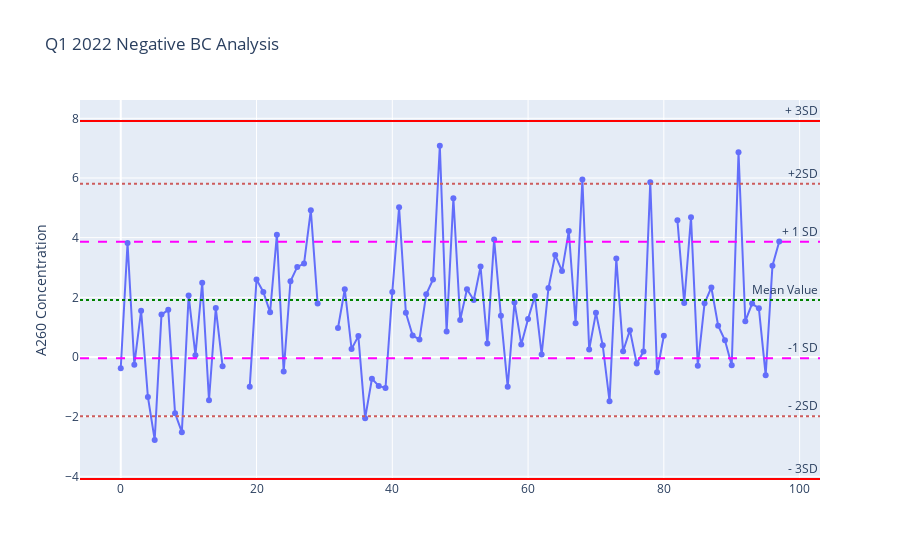

The code cell stored with this chart in its notebook:
### Markdown cell above
## Q1 2022 Analysis

### Code cell
import plotly.graph_objects as go

print(df_stat.iloc[1:2])
fig = go.Figure(data=go.Scatter(y=df['A260 Concentration (ng/ul)'],
           mode='lines+markers',
        ))

fig.add_hline(y=cl_q1_22, line_color = 'green', line_dash="dot",
              annotation_text="Mean Value", 
              annotation_position="top right")
fig.add_hline(y=q1_22_3sd_pos, line_color = 'red',
              annotation_text=" + 3SD", 
              annotation_position="top right")


fig.add_hline(y=q1_22_2sd_pos, line_color = 'indianred',line_dash='dot',
              annotation_text=" +2SD", 
              annotation_position="top right")

fig.add_hline(y=q1_22_sd_pos, line_color = 'magenta',line_dash="dash",
              annotation_text="+ 1 SD", 
              annotation_position="top right")

fig.add_hline(y=q1_22_sd_neg, line_color = 'magenta',line_dash="dash",
              annotation_text="-1 SD", 
              annotation_position="top right")


fig.add_hline(y=q1_22_2sd_neg, line_color = 'indianred',line_dash='dot',
              annotation_text=" - 2SD", 
              annotation_position="top right")

fig.add_hline(y=q1_22_3sd_neg, line_color = 'red',
              annotation_text="- 3SD", 
              annotation_position="top right")

fig.update_layout(title= 'Q1 2022 Negative BC Analysis',
                  yaxis_title="A260 Concentration")

fig.show()

fig.write_html("Q1_22.html")

### Figure 1 — Plotly figure (JSON) as saved in the notebook; plotly's stock layout.template omitted (floating-point values rounded to 4 significant figures)
{"data": [{"mode": "lines+markers", "type": "scatter", "y": [-0.38, 3.82, -0.26, 1.55, -1.34, -2.78, 1.42, 1.58, -1.89, -2.52, 2.06, 0.06, 2.49, -1.45, 1.64, -0.31, null, null, null, -1, 2.6, 2.18, 1.5, 4.1, -0.49, 2.54, 3.02, 3.13, 4.92, 1.79, null, null, 0.97, 2.27, 0.27, 0.7, -2.05, -0.73, -0.97, -1.04, 2.18, 5.02, 1.48, 0.72, 0.59, 2.1, 2.6, 7.08, 0.85, 5.32, 1.24, 2.27, 1.91, 3.03, 0.45, 3.94, 1.38, -1, 1.83, 0.42, 1.27, 2.04, 0.08, 2.31, 3.42, 2.88, 4.22, 1.13, 5.95, 0.25, 1.48, 0.39, -1.48, 3.3, 0.19, 0.9, -0.22, 0.18, 5.86, -0.51, 0.71, null, 4.58, 1.81, 4.68, -0.29, 1.8, 2.33, 1.05, 0.56, -0.28, 6.86, 1.2, 1.79, 1.63, -0.61, 3.06, 3.87]}], "layout": {"annotations": [{"showarrow": false, "text": "Mean Value", "x": 1, "xanchor": "right", "xref": "x domain", "y": 1.91, "yanchor": "bottom", "yref": "y"}, {"showarrow": false, "text": " + 3SD", "x": 1, "xanchor": "right", "xref": "x domain", "y": 7.91, "yanchor": "bottom", "yref": "y"}, {"showarrow": false, "text": " +2SD", "x": 1, "xanchor": "right", "xref": "x domain", "y": 5.81, "yanchor": "bottom", "yref": "y"}, {"showarrow": false, "text": "+ 1 SD", "x": 1, "xanchor": "right", "xref": "x domain", "y": 3.86, "yanchor": "bottom", "yref": "y"}, {"showarrow": false, "text": "-1 SD", "x": 1, "xanchor": "right", "xref": "x domain", "y": -0.04, "yanchor": "bottom", "yref": "y"}, {"showarrow": false, "text": " - 2SD", "x": 1, "xanchor": "right", "xref": "x domain", "y": -1.99, "yanchor": "bottom", "yref": "y"}, {"showarrow": false, "text": "- 3SD", "x": 1, "xanchor": "right", "xref": "x domain", "y": -4.09, "yanchor": "bottom", "yref": "y"}], "shapes": [{"line": {"color": "green", "dash": "dot"}, "type": "line", "x0": 0, "x1": 1, "xref": "x domain", "y0": 1.91, "y1": 1.91, "yref": "y"}, {"line": {"color": "red"}, "type": "line", "x0": 0, "x1": 1, "xref": "x domain", "y0": 7.91, "y1": 7.91, "yref": "y"}, {"line": {"color": "indianred", "dash": "dot"}, "type": "line", "x0": 0, "x1": 1, "xref": "x domain", "y0": 5.81, "y1": 5.81, "yref": "y"}, {"line": {"color": "magenta", "dash": "dash"}, "type": "line", "x0": 0, "x1": 1, "xref": "x domain", "y0": 3.86, "y1": 3.86, "yref": "y"}, {"line": {"color": "magenta", "dash": "dash"}, "type": "line", "x0": 0, "x1": 1, "xref": "x domain", "y0": -0.04, "y1": -0.04, "yref": "y"}, {"line": {"color": "indianred", "dash": "dot"}, "type": "line", "x0": 0, "x1": 1, "xref": "x domain", "y0": -1.99, "y1": -1.99, "yref": "y"}, {"line": {"color": "red"}, "type": "line", "x0": 0, "x1": 1, "xref": "x domain", "y0": -4.09, "y1": -4.09, "yref": "y"}], "title": {"text": "Q1 2022 Negative BC Analysis"}, "yaxis": {"title": {"text": "A260 Concentration"}}}}
